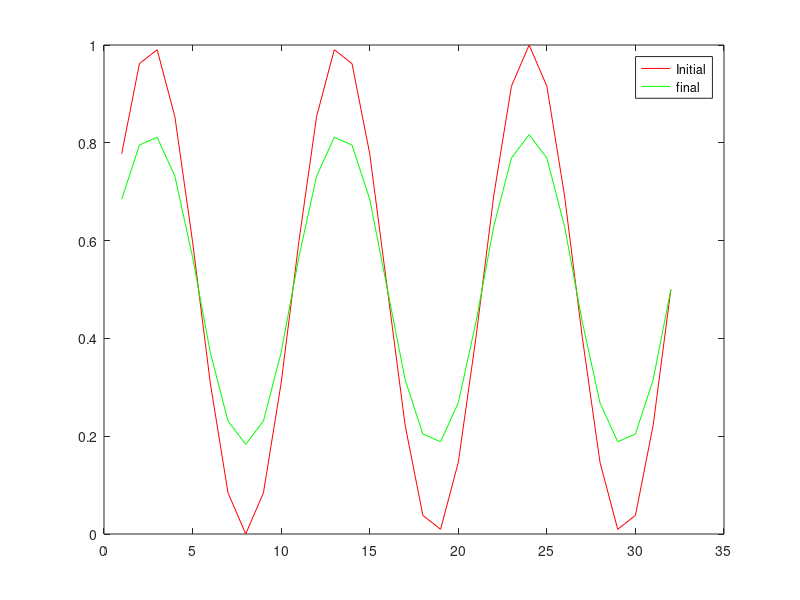

This figure's MATLAB source:
clear all;
clc;
clf;
N = 32;
dx = 1.0;
m = 3;
for i=1:N
c(i) = 0.5*(1+sin(2*pi*m*i*dx/N));
endfor
plot(c, 'r;Initial;');
hold on
halfN = N/2;
delk = 2*pi/N;
dt = 0.5;
for m=1:80
g = 2.*c.*(1.-c).*(1.-2.*c);
ghat = fft(g);
chat = fft(c);
for i=1:N
if((i-1) <= halfN) k = (i-1)*delk;
endif
if((i-1) > halfN) k = (i-1-N)*delk;
endif
k2 = k*k;
k4 = k2*k2;
chat(i) = (chat(i)-dt*k2*ghat(i))/(1+2*k4*dt);
endfor
c = real(ifft(chat));
endfor
plot(c, ' g;final;')

